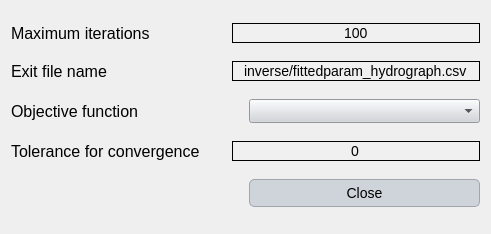
<?xml version="1.0" encoding="UTF-8"?>
<ui version="4.0">
 <class>Dialog</class>
 <widget class="QDialog" name="Dialog">
  <property name="geometry">
   <rect>
    <x>0</x>
    <y>0</y>
    <width>491</width>
    <height>234</height>
   </rect>
  </property>
  <property name="windowTitle">
   <string>Dialog</string>
  </property>
  <property name="styleSheet">
   <string notr="true">QLabel {
    font-family: 'Georgia'; /* Cambiar la fuente a Georgia */
    font-size: 16px; /* Cambiar el tamaño de la fuente */
    color: #000000; /* Color del texto (blanco) */
}

QLineEdit {
    font-family: 'Georgia'; /* Cambiar la fuente a Georgia */
    font-size: 14px; /* Cambiar el tamaño de la fuente */
    color: #000000; /* Color del texto (blanco) */
    background-color: #f0f0f0; /* Color de fondo del QLineEdit */
    border: 1px solid #000000; /* Borde blanco */
}

QComboBox {
    font-family: 'Georgia'; /* Cambiar la fuente a Georgia */
    font-size: 14px; /* Cambiar el tamaño de la fuente */
    color: #000000; /* Color del texto (blanco) */
    background-color: #cfd4da; /* Fondo oscuro del ComboBox */
}

QRadioButton {
    font-family: 'Georgia'; /* Cambiar la fuente a Georgia */
    font-size: 14px; /* Cambiar el tamaño de la fuente */
    color: #000000; /* Color del texto (blanco) */
}

QCheckBox {
    font-family: 'Georgia'; /* Cambiar la fuente a Georgia */
    font-size: 14px; /* Cambiar el tamaño de la fuente */
    color: #000000; /* Color del texto (blanco) */
}

/* Cambiar la fuente y estilo de los QPushButton */
QPushButton {
    font-family: 'Georgia'; /* Cambiar la fuente */
    font-size: 14px; /* Cambiar el tamaño de la fuente */
    color: #000000; /* Color del texto negro */
    background-color: #cfd4da; /* Fondo gris claro */
    border: 1px solid #a1a6ad; /* Borde gris medio */
    border-radius: 5px; /* Bordes redondeados */
    padding: 5px; /* Espaciado interno */
}

/* Estilo cuando el ratón pasa sobre el botón */
QPushButton:hover {
    color: #000000; /* Mantener el texto negro */
    background-color: #b7bcc3; /* Fondo gris un poco más oscuro al pasar el mouse */
}

/* Estilo cuando el botón está presionado */
QPushButton:pressed {
    background-color: #a6acb3; /* Fondo ligeramente más oscuro al presionar */
    color: #000000; /* Mantener el texto negro cuando se presiona */
}



/* Estilo general para QTableWidget y QTableView */
QTableWidget, QTableView {
    font-family: 'Georgia'; /* Cambiar la fuente a Georgia */
    font-size: 14px; /* Tamaño de la fuente */
    color: #000000; /* Color del texto negro */
    background-color: #e6e9ed; /* Fondo gris claro para la tabla */
    gridline-color: #a1a6ad; /* Color de las líneas de la tabla (gris medio) */
    selection-background-color: #b7bcc3; /* Color de fondo cuando se selecciona una celda (gris suave) */
    selection-color: #000000; /* Color del texto cuando la celda está seleccionada (negro) */
}

/* Estilo para el encabezado horizontal de la tabla */
QHeaderView::section {
    font-family: 'Georgia'; /* Cambiar la fuente a Georgia */
    font-size: 14px; /* Tamaño de la fuente */
    color: #000000; /* Color del texto negro */
    background-color: #cfd4da; /* Fondo gris claro del encabezado */
    border: 1px solid #a1a6ad; /* Borde gris medio entre las secciones */
    padding: 4px; /* Espaciado interno en el encabezado */
}

/* Estilo para las celdas de la tabla al pasar el mouse */
QTableWidget::item:hover, QTableView::item:hover {
    background-color: #b7bcc3; /* Fondo gris suave al pasar el mouse */
    color: #000000; /* Mantener el texto negro */
}

/* Estilo para las celdas cuando están seleccionadas */
QTableWidget::item:selected, QTableView::item:selected {
    background-color: #a6acb3; /* Fondo gris intermedio cuando está seleccionado */
    color: #000000; /* Texto negro cuando está seleccionado */
}

/* Ajustar el tamaño de las celdas */
QTableWidget::item, QTableView::item {
    padding: 4px; /* Espaciado interno de las celdas */
}

/* Estilo para el borde inferior de la tabla */
QTableCornerButton::section {
    background-color: #cfd4da; /* Fondo del botón de esquina */
    border: 1px solid #a1a6ad; /* Borde gris medio del botón de esquina */
}</string>
  </property>
  <layout class="QGridLayout" name="gridLayout">
   <item row="0" column="0" colspan="2">
    <layout class="QHBoxLayout" name="horizontalLayout">
     <item>
      <widget class="QLabel" name="label">
       <property name="minimumSize">
        <size>
         <width>215</width>
         <height>0</height>
        </size>
       </property>
       <property name="text">
        <string>Maximum iterations</string>
       </property>
      </widget>
     </item>
     <item>
      <widget class="QLineEdit" name="max_iterations">
       <property name="text">
        <string>100</string>
       </property>
       <property name="alignment">
        <set>Qt::AlignCenter</set>
       </property>
      </widget>
     </item>
    </layout>
   </item>
   <item row="1" column="0" colspan="2">
    <layout class="QHBoxLayout" name="horizontalLayout_2">
     <item>
      <widget class="QLabel" name="label_2">
       <property name="minimumSize">
        <size>
         <width>215</width>
         <height>0</height>
        </size>
       </property>
       <property name="text">
        <string>Exit file name</string>
       </property>
      </widget>
     </item>
     <item>
      <widget class="QLineEdit" name="exit_file">
       <property name="text">
        <string>inverse/fittedparam_hydrograph.csv</string>
       </property>
       <property name="alignment">
        <set>Qt::AlignCenter</set>
       </property>
      </widget>
     </item>
    </layout>
   </item>
   <item row="2" column="0" colspan="2">
    <layout class="QHBoxLayout" name="horizontalLayout_3">
     <item>
      <widget class="QLabel" name="label_3">
       <property name="minimumSize">
        <size>
         <width>215</width>
         <height>0</height>
        </size>
       </property>
       <property name="text">
        <string>Objective function</string>
       </property>
      </widget>
     </item>
     <item>
      <widget class="QComboBox" name="objective_function"/>
     </item>
    </layout>
   </item>
   <item row="3" column="0" colspan="2">
    <layout class="QHBoxLayout" name="horizontalLayout_4">
     <item>
      <widget class="QLabel" name="label_4">
       <property name="minimumSize">
        <size>
         <width>215</width>
         <height>0</height>
        </size>
       </property>
       <property name="text">
        <string>Tolerance for convergence</string>
       </property>
      </widget>
     </item>
     <item>
      <widget class="QLineEdit" name="tolerance">
       <property name="cursor">
        <cursorShape>IBeamCursor</cursorShape>
       </property>
       <property name="text">
        <string>0</string>
       </property>
       <property name="alignment">
        <set>Qt::AlignCenter</set>
       </property>
      </widget>
     </item>
    </layout>
   </item>
   <item row="4" column="1">
    <widget class="QPushButton" name="close_dialog">
     <property name="text">
      <string>Close</string>
     </property>
    </widget>
   </item>
  </layout>
 </widget>
 <resources/>
 <connections/>
</ui>
